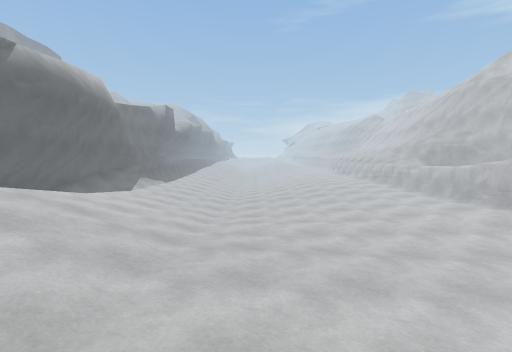
view 1 (above)

19 first-person views from a walk through a Unity game level. The camera is 1.4 m above the floor, tilts 4° down and sees 85° across. The floor is counted in squares, 1 m on a side. Each view is taken from the middle of a square. On the plan, view 1 faces up. The plan holds only what a view shows up to about 14 squares ahead; the rest is blank. The place goes on beyond the plan. The player is left out.

view 2
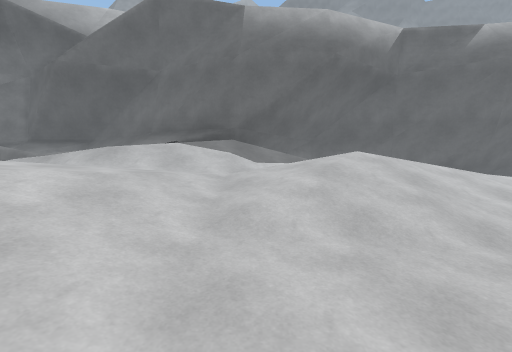

view 3
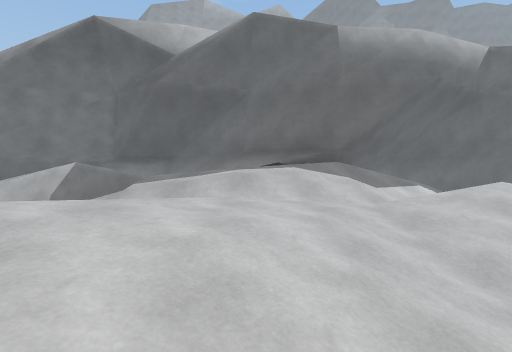

view 4
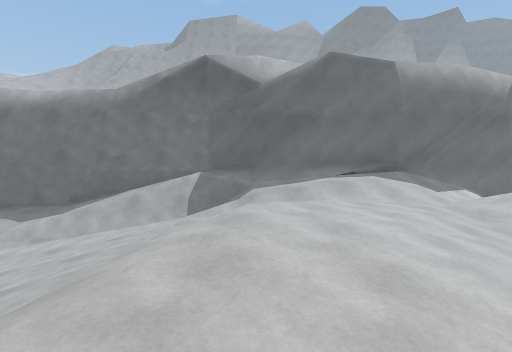

view 5
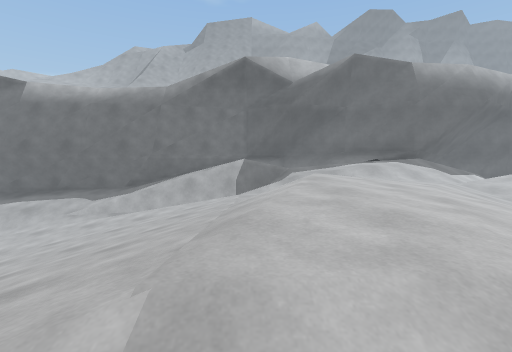

view 6
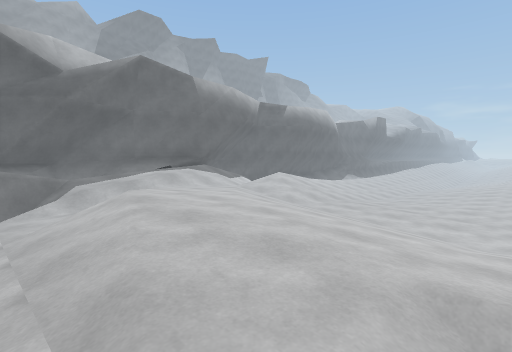

view 7
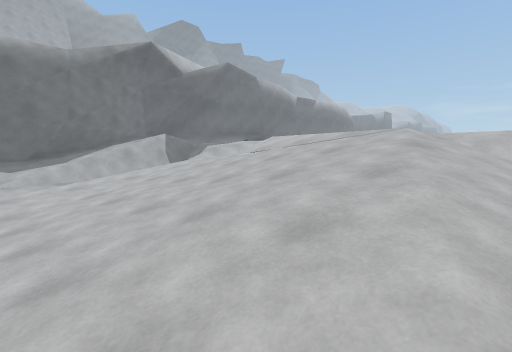

view 8
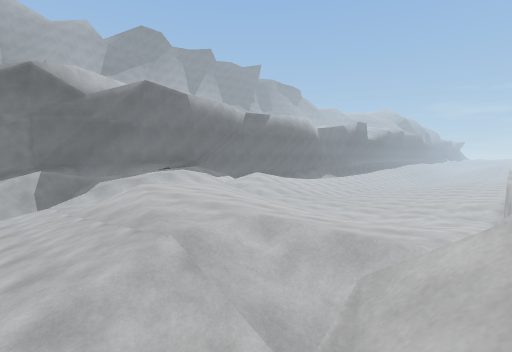

view 9
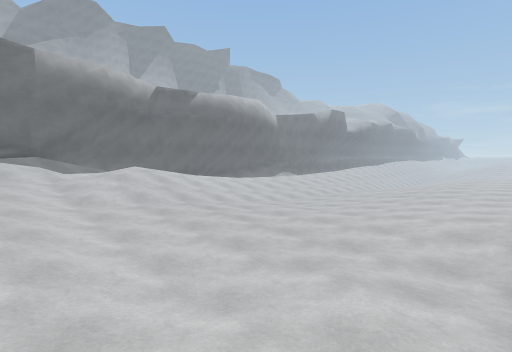

view 10
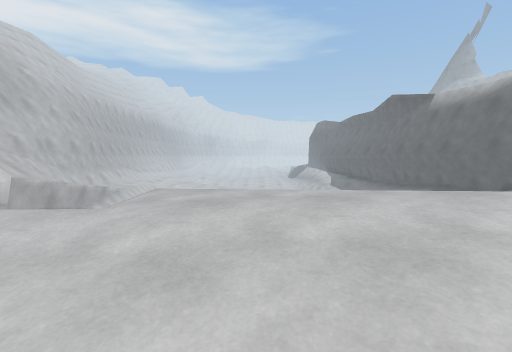

view 11
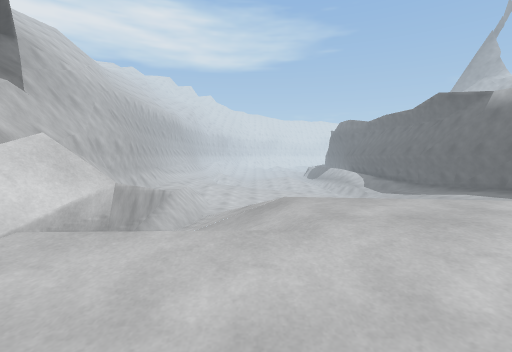

view 12
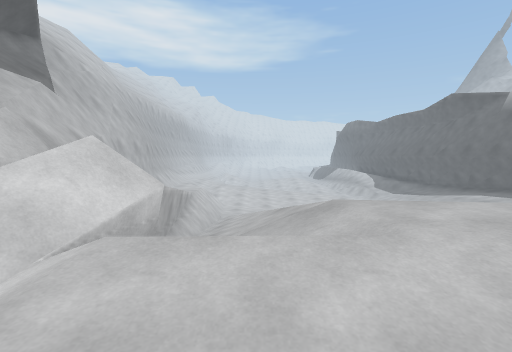

view 13
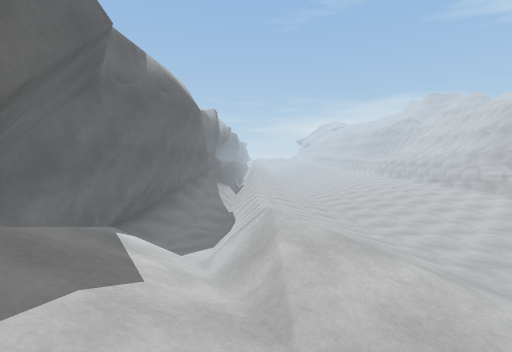

view 14
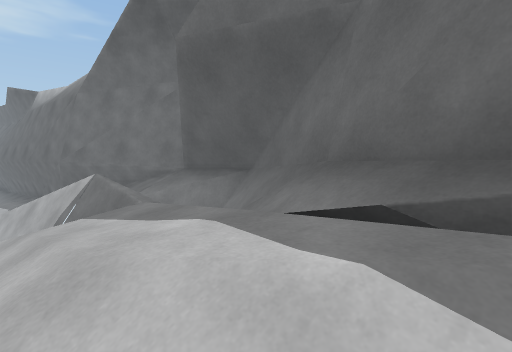

view 15
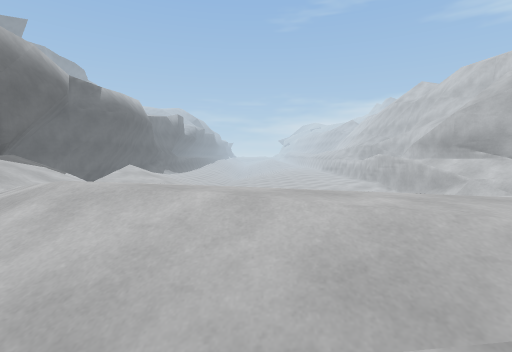

view 16
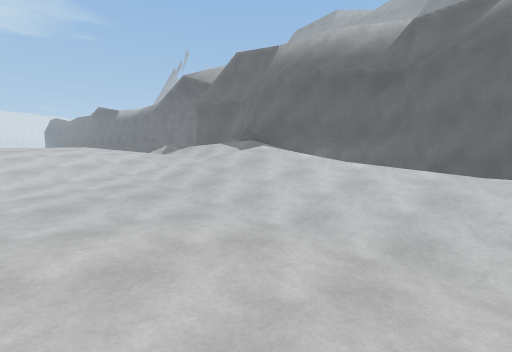

view 17
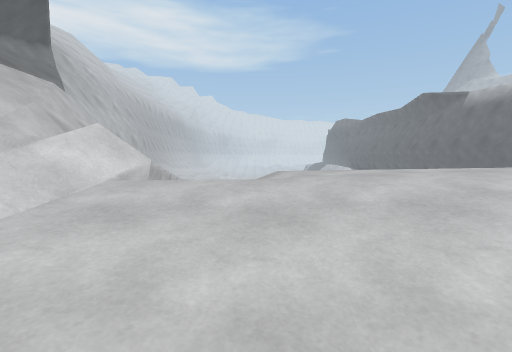

view 18
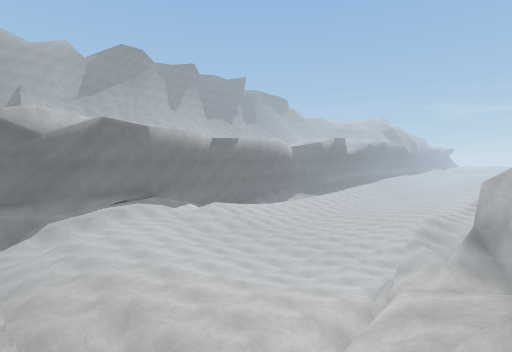

view 19
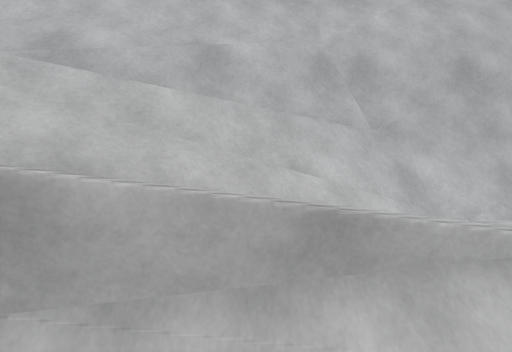

### Floor plan
Key: @ floor where view 1 was taken; # wall or solid block; . main floor; : floor 0.25 m higher than the main floor; - floor 0.5 m lower than the main floor; + floor 0.75 m higher than the main floor; _ floor 0.75 m lower than the main floor; * floor 1.25 m higher than the main floor; < floor 1.25 m lower than the main floor; % floor 1.5 m higher than the main floor; & floor 2 m higher than the main floor; $ floor 5.5 m higher than the main floor; / step, stairs or slope; = window, fence, low wall or low ledge; v drop or lower ground; O other object.
Columns run from 11 left of view 1 to 17 right of it. Each row starts with its distance up from view 1.
 14 #////////__----......
 13 #/////////_----...../
 12 #/-///////-----.....=
 11 #/-///////-----...../
 10 #/--//////........../
  9 # /-//////..........///
  8 #  .//////..........///
  7 #  ///////..........///
  6 = ////////..........///#
  5 # ////O///..........///#
  4 ##O///////..........///##
  3  ##///////:.........////#
  2  ##//////////////..:////
  1  ##///+//////////.::////
  0  #/&//**///@/////::+// =
 -1 ##/%%/****///////+++//
 -2 #//%%/***%****++++++//v//
 -3 #/ %%/ %%%%%%***+++*/ v//
 -4 #//%%/ //%%%%%%*****////v
 -5 = ////  //%%%%%%%%%%////v
 -6 ##/=//+/////%%%%%///////
 -7 ##/=//++///////%%///#////
 -8 #% #=/::++//////////v/ =/
 -9 ##### ..::://///////// v//
-10  ##== .....//////+/////=v/
-11  ##+= /...../////+//v/=#v/
-12  ###==/---...////.//v+/#vvv
-13   ##/=/-------///..//+/=#v$#
-14   #:///_______///..//v+=#v$#
-15   ##//_________//_-//v+=# vv/
-16   ##.//___<_____/_ _= :=# vv/

Where each view was taken, in squares from view 1:
view 1: 0 up, 0 right, facing up
view 2: 3 up, 2 right, facing left
view 3: 1 down, 2 right, facing left
view 4: 5 down, 5 right, facing left
view 5: 7 down, 7 right, facing left
view 6: 8 down, 6 right, facing up-left
view 7: 16 down, 8 right, facing up-left
view 8: 10 down, 10 right, facing up-left
view 9: 0 up, 9 right, facing up-left
view 10: 1 down, 3 right, facing down
view 11: 2 down, 6 right, facing down
view 12: 2 down, 7 right, facing down
view 13: 0 up, 6 left, facing up
view 14: 1 up, 6 left, facing down-left
view 15: 9 down, 1 right, facing up
view 16: 14 up, 3 right, facing down-left
view 17: 0 up, 6 right, facing down
view 18: 8 down, 13 right, facing up-left
view 19: 13 down, 8 right, facing right
